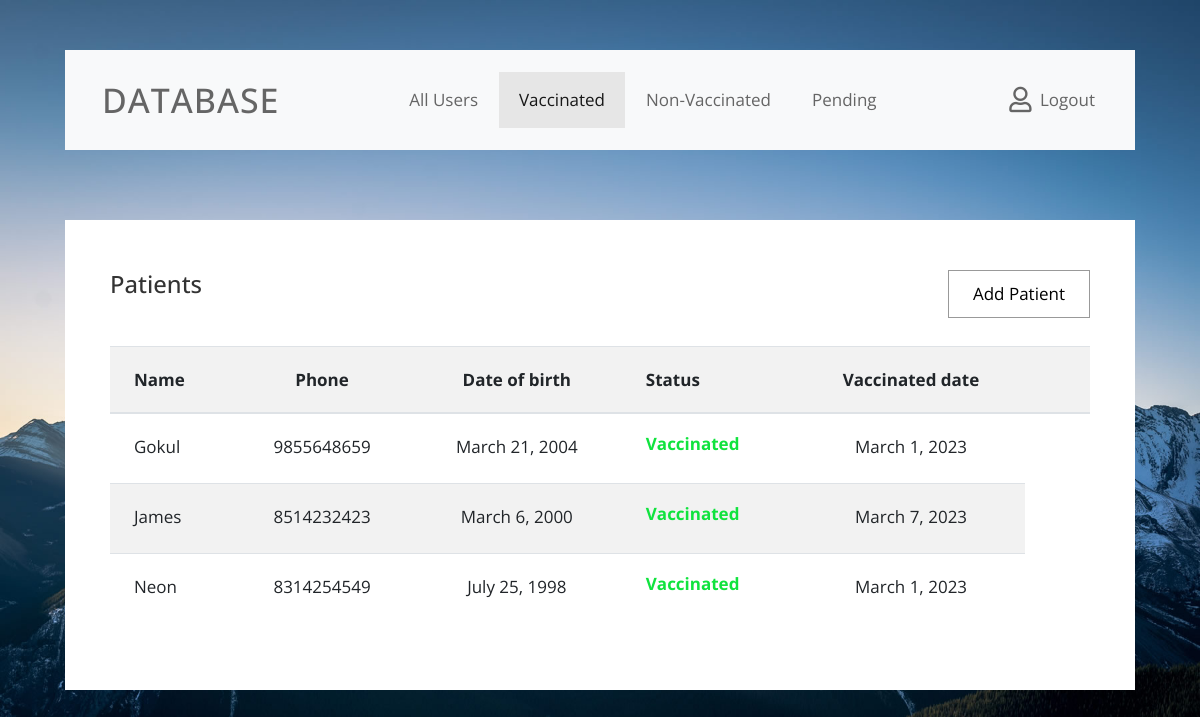
The app's page /Vaccinated_view/ (signed in) with its own data.
### pediatric_clinic/models.py (models this page shows, shortened)
class Patient(models.Model):
    name = models.CharField(max_length=255)
    email = models.EmailField(blank=True)
    phone = models.CharField(max_length=10)
    birthdate = models.DateField(null=True)
    polio_vaccine = models.CharField(max_length=255)
    polio_vaccine_date = models.DateField(blank=True, null=True)

### pediatric_clinic/views.py (the view)
# urls.py: path('Vaccinated_view/', Vaccinated_view, name='Vaccinated_view'),
@login_required(login_url='login')
def Vaccinated_view(request):
    data = Patient.objects.filter(polio_vaccine = 'vaccinated')
    context = {'data': data}
    return render(request,'vaccinated.html',context)

### templates/vaccinated.html (shortened to what this page needs)
{% load static %}
<!DOCTYPE html>
<html lang="en">
<head>
    <link rel="stylesheet" href="{% static 'dash/css/fontawesome.min.css' %}">
    <link rel="stylesheet" href="{% static 'dash/css/bootstrap.min.css' %}">
    <link rel="stylesheet" href="{% static 'dash/css/tooplate.css' %}">
</head>
<body id="reportsPage" class="bg02">
    <div class="" id="home">
        <div class="container">
            <div class="row">
                <div class="col-12">
                    <nav class="navbar navbar-expand-xl navbar-light bg-light">
                        <a class="navbar-brand" href="">
                            <h1 class="tm-site-title mb-0">DataBase</h1>
                        </a>
                        <div class="collapse navbar-collapse" id="navbarSupportedContent">
                            <ul class="navbar-nav mx-auto">
                                <li class="nav-item ">
                                    <a class="nav-link" href="{% url 'admin_view' %}">All Users</a>
                                </li>
                                <li class="nav-item">
                                    <a class="nav-link active" href="{% url 'Vaccinated_view' %}">Vaccinated</a>
                                </li>
                                  <li class="nav-item">
                                    <a class="nav-link" href="{% url 'Non_Vaccinated_view' %}">Non-Vaccinated</a>
                                </li>
                                       <li class="nav-item">
                                    <a class="nav-link" href="{% url 'Pending_view' %}">Pending</a>
                                </li>
                            </ul>
                            <ul class="navbar-nav">
                                <li class="nav-item">
                                    <a class="nav-link d-flex" href="{% url 'logout' %}">
                                        <i class="far fa-user mr-2 tm-logout-icon"></i>
                                        <span>Logout</span>
                                    </a>
                                </li>
                            </ul>
                        </div>
                    </nav>
                </div>
            </div>
            <div class="row tm-content-row tm-mt-big">
                <div class="col-xl-12 col-lg-12 tm-md-12 tm-sm-12 tm-col">
                    <div class="bg-white tm-block h-100">
                        <div class="row">
                            <div class="col-md-8 col-sm-12">
                                <h2 class="tm-block-title d-inline-block">Patients</h2>
                            </div>
                            <div class="col-md-4 col-sm-12 text-right">
                                <a href="{% url 'add_patient' %}" class="btn btn-small btn-primary">Add Patient</a>
                            </div>
                        </div>
                        <div class="table-responsive">
                            <table class="table table-hover table-striped tm-table-striped-even mt-3">
                                <thead>
                                    <tr class="tm-bg-gray">
                                        <th scope="col">Name</th>
                                        <th scope="col" class="text-center">Phone</th>
                                        <th scope="col" class="text-center">Date of birth</th>
                                        <th scope="col"> Status</th>
                                        <th scope="col" class="text-center">Vaccinated date</th>
                                        <th scope="col">&nbsp;</th>
                                    </tr>
                                </thead>
                                <tbody>
                                    {% for i in data %}
                                    <tr style="">
                                        <td  class="tm-product-name">{{i.name}}</td>
                                        <td class="text-center">{{i.phone}}</td>
                                        <td class="text-center">{{i.birthdate}}</td>
                                        <td>{% if i.polio_vaccine  %} <h6 style="color: rgb(16, 227, 62);font-weight: bolder;">Vaccinated</h6></td>
                                        <td class="text-center">{{i.polio_vaccine_date}}</td>
{% else %}<h6 style="color: brown;font-weight: bolder;">Not Vaccinated</h6></td>
<td class="text-center">&#10060</td>{% endif %}
                                    </tr>
                                   {% endfor %}
                                </tbody>
                            </table>
                        </div>
                    </div>
                </div>
            </div>
        </div>
    </div>
</body>
</html>

### static/dash/css/tooplate.css (style rules this page uses)
html { font-size: 17px; }
body { font-family: "Open Sans", Helvetica, Arial, sans-serif; overflow-x: hidden; }
body { background-image: url(../img/dash-bg-01.jpg); background-size: cover; background-repeat: no-repeat; background-position: center; background-attachment: fixed; padding-left: 50px; padding-right: 50px; }
.bg02 { background-image: url(../img/dash-bg-02.jpg); }
a { transition: all 0.3s ease; }
.navbar-brand { display: flex; align-items: center; }
.tm-site-title { display: inline-block; text-transform: uppercase; font-size: 2rem; margin-left: 1rem; color: #656565; letter-spacing: 1px; }
.navbar { height: 100px; padding-left: 20px; padding-right: 20px; margin-top: 50px; }
.tm-logout-icon { font-size: 1.5em; }
.tm-mt-big { margin-top: 70px; }
.tm-block { padding: 50px 45px; }
.tm-block-title { font-size: 1.4rem; color: #333; margin-bottom: 30px; }
.navbar-light .navbar-nav .nav-link { color: #656565; }
.navbar-light .navbar-nav .nav-link, .dropdown-item { padding: 15px 20px; }
.navbar-light .navbar-nav .active > .nav-link, .navbar-light .navbar-nav .nav-link.active, .navbar-light .navbar-nav .nav-link.show, .navbar-light .navbar-nav .show > .nav-link, .navbar-light .navbar-nav a:hover { background-color: #e6e6e6; }
.nav-item { margin-right: 30px; }
.nav-item:last-child { margin-right: 0; }
.tm-content-row { justify-content: space-between; margin-left: -20px; margin-right: -20px; }
.tm-col { padding-left: 20px; padding-right: 20px; margin-bottom: 50px; }
.btn { border-radius: 0; padding: 13px 28px; transition: all 0.2s ease; max-width: 100%; }
.btn-small { padding: 10px 24px; }
.btn-primary { background-color: transparent; color: black; border-color: #999999; }
.table td, .table th { padding: 20px 24px; }
.tm-bg-gray { background-color: rgba(0, 0, 0, 0.05); }
.tm-table-striped-even.table-striped tbody tr:nth-of-type(even) { background-color: rgba(0, 0, 0, 0.05); }
.tm-table-striped-even.table-striped tbody tr:nth-of-type(odd) { background-color: white; }
@media (min-width: 1200px) { .container { max-width: 1630px; } }
@media (max-width: 1275px) and (min-width: 1200px) { .nav-item { margin-right: 15px; } }
@media (max-width: 1350px) { .nav-item { margin-right: 1px; } }

### records on screen
Patient: name "Gokul", phone "9855648659", birthdate "March 21, 2004", polio_vaccine_date "March 1, 2023"
Patient: name "James", phone "8514232423", birthdate "March 6, 2000", polio_vaccine_date "March 7, 2023"
Patient: name "Neon", phone "8314254549", birthdate "July 25, 1998", polio_vaccine_date "March 1, 2023"
